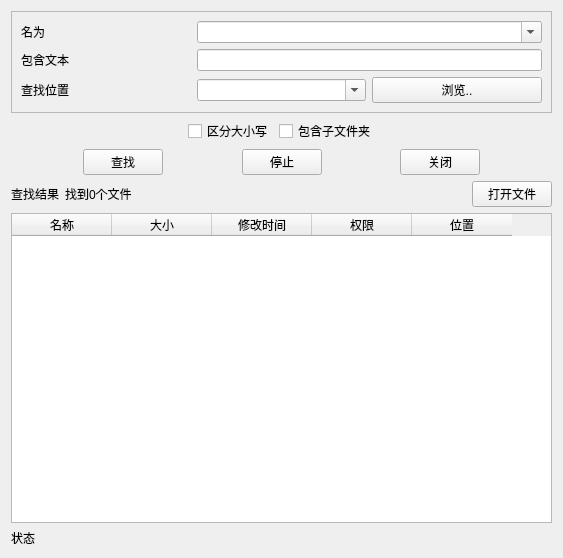
<?xml version="1.0" encoding="UTF-8"?>
<ui version="4.0">
 <class>FindFileForm</class>
 <widget class="QWidget" name="FindFileForm">
  <property name="geometry">
   <rect>
    <x>0</x>
    <y>0</y>
    <width>563</width>
    <height>558</height>
   </rect>
  </property>
  <property name="windowTitle">
   <string>查找文件</string>
  </property>
  <property name="windowIcon">
   <iconset resource="touxiang.qrc">
    <normaloff>:/bool.png</normaloff>:/bool.png</iconset>
  </property>
  <property name="windowOpacity">
   <double>0.300000000000000</double>
  </property>
  <layout class="QVBoxLayout" name="verticalLayout">
   <item>
    <widget class="QFrame" name="frame">
     <property name="frameShape">
      <enum>QFrame::StyledPanel</enum>
     </property>
     <property name="frameShadow">
      <enum>QFrame::Raised</enum>
     </property>
     <layout class="QGridLayout" name="gridLayout">
      <item row="0" column="0">
       <widget class="QLabel" name="label">
        <property name="text">
         <string>名为</string>
        </property>
       </widget>
      </item>
      <item row="0" column="1" colspan="2">
       <widget class="QComboBox" name="nameComboBox">
        <property name="editable">
         <bool>true</bool>
        </property>
       </widget>
      </item>
      <item row="1" column="0">
       <widget class="QLabel" name="label_2">
        <property name="text">
         <string>包含文本</string>
        </property>
       </widget>
      </item>
      <item row="1" column="1" colspan="2">
       <widget class="QLineEdit" name="txtLineEdit"/>
      </item>
      <item row="2" column="0">
       <widget class="QLabel" name="label_3">
        <property name="text">
         <string>查找位置</string>
        </property>
       </widget>
      </item>
      <item row="2" column="1">
       <widget class="QComboBox" name="dirComboBox">
        <property name="editable">
         <bool>true</bool>
        </property>
       </widget>
      </item>
      <item row="2" column="2">
       <widget class="QPushButton" name="browsePushBtn">
        <property name="text">
         <string>浏览..</string>
        </property>
       </widget>
      </item>
     </layout>
     <zorder>label</zorder>
     <zorder>label_2</zorder>
     <zorder>label_3</zorder>
     <zorder>nameComboBox</zorder>
     <zorder>txtLineEdit</zorder>
     <zorder>dirComboBox</zorder>
     <zorder>browsePushBtn</zorder>
    </widget>
   </item>
   <item>
    <layout class="QHBoxLayout" name="horizontalLayout">
     <item>
      <spacer name="horizontalSpacer">
       <property name="orientation">
        <enum>Qt::Horizontal</enum>
       </property>
       <property name="sizeHint" stdset="0">
        <size>
         <width>40</width>
         <height>20</height>
        </size>
       </property>
      </spacer>
     </item>
     <item>
      <widget class="QCheckBox" name="sensitiveCheckBox">
       <property name="text">
        <string>区分大小写</string>
       </property>
      </widget>
     </item>
     <item>
      <widget class="QCheckBox" name="subfolderCheckBox">
       <property name="text">
        <string>包含子文件夹</string>
       </property>
      </widget>
     </item>
     <item>
      <spacer name="horizontalSpacer_2">
       <property name="orientation">
        <enum>Qt::Horizontal</enum>
       </property>
       <property name="sizeHint" stdset="0">
        <size>
         <width>40</width>
         <height>20</height>
        </size>
       </property>
      </spacer>
     </item>
    </layout>
   </item>
   <item>
    <layout class="QHBoxLayout" name="horizontalLayout_2">
     <item>
      <spacer name="horizontalSpacer_3">
       <property name="orientation">
        <enum>Qt::Horizontal</enum>
       </property>
       <property name="sizeHint" stdset="0">
        <size>
         <width>30</width>
         <height>20</height>
        </size>
       </property>
      </spacer>
     </item>
     <item>
      <widget class="QPushButton" name="findPushBtn">
       <property name="text">
        <string>查找</string>
       </property>
      </widget>
     </item>
     <item>
      <spacer name="horizontalSpacer_4">
       <property name="orientation">
        <enum>Qt::Horizontal</enum>
       </property>
       <property name="sizeHint" stdset="0">
        <size>
         <width>29</width>
         <height>20</height>
        </size>
       </property>
      </spacer>
     </item>
     <item>
      <widget class="QPushButton" name="stopPushBtn">
       <property name="text">
        <string>停止</string>
       </property>
      </widget>
     </item>
     <item>
      <spacer name="horizontalSpacer_5">
       <property name="orientation">
        <enum>Qt::Horizontal</enum>
       </property>
       <property name="sizeHint" stdset="0">
        <size>
         <width>30</width>
         <height>20</height>
        </size>
       </property>
      </spacer>
     </item>
     <item>
      <widget class="QPushButton" name="closePushBtn">
       <property name="text">
        <string>关闭</string>
       </property>
      </widget>
     </item>
     <item>
      <spacer name="horizontalSpacer_6">
       <property name="orientation">
        <enum>Qt::Horizontal</enum>
       </property>
       <property name="sizeHint" stdset="0">
        <size>
         <width>29</width>
         <height>20</height>
        </size>
       </property>
      </spacer>
     </item>
    </layout>
   </item>
   <item>
    <layout class="QHBoxLayout" name="horizontalLayout_4">
     <item>
      <widget class="QLabel" name="label_4">
       <property name="text">
        <string>查找结果</string>
       </property>
      </widget>
     </item>
     <item>
      <widget class="QLabel" name="resultLabel">
       <property name="sizePolicy">
        <sizepolicy hsizetype="Preferred" vsizetype="Preferred">
         <horstretch>3</horstretch>
         <verstretch>0</verstretch>
        </sizepolicy>
       </property>
       <property name="text">
        <string>找到0个文件</string>
       </property>
      </widget>
     </item>
     <item>
      <widget class="QPushButton" name="openBtn">
       <property name="text">
        <string>打开文件</string>
       </property>
      </widget>
     </item>
    </layout>
   </item>
   <item>
    <widget class="QTableWidget" name="resultTableWidget">
     <column>
      <property name="text">
       <string>名称</string>
      </property>
     </column>
     <column>
      <property name="text">
       <string>大小</string>
      </property>
     </column>
     <column>
      <property name="text">
       <string>修改时间</string>
      </property>
     </column>
     <column>
      <property name="text">
       <string>权限</string>
      </property>
     </column>
     <column>
      <property name="text">
       <string>位置</string>
      </property>
     </column>
    </widget>
   </item>
   <item>
    <layout class="QHBoxLayout" name="horizontalLayout_3">
     <item>
      <widget class="QLabel" name="statusLabel">
       <property name="sizePolicy">
        <sizepolicy hsizetype="Preferred" vsizetype="Preferred">
         <horstretch>1</horstretch>
         <verstretch>0</verstretch>
        </sizepolicy>
       </property>
       <property name="text">
        <string>状态</string>
       </property>
      </widget>
     </item>
     <item>
      <widget class="QLabel" name="pathLabel">
       <property name="text">
        <string/>
       </property>
       <property name="textFormat">
        <enum>Qt::AutoText</enum>
       </property>
       <property name="alignment">
        <set>Qt::AlignLeading|Qt::AlignLeft|Qt::AlignVCenter</set>
       </property>
      </widget>
     </item>
    </layout>
   </item>
  </layout>
 </widget>
 <resources>
  <include location="touxiang.qrc"/>
 </resources>
 <connections/>
</ui>
